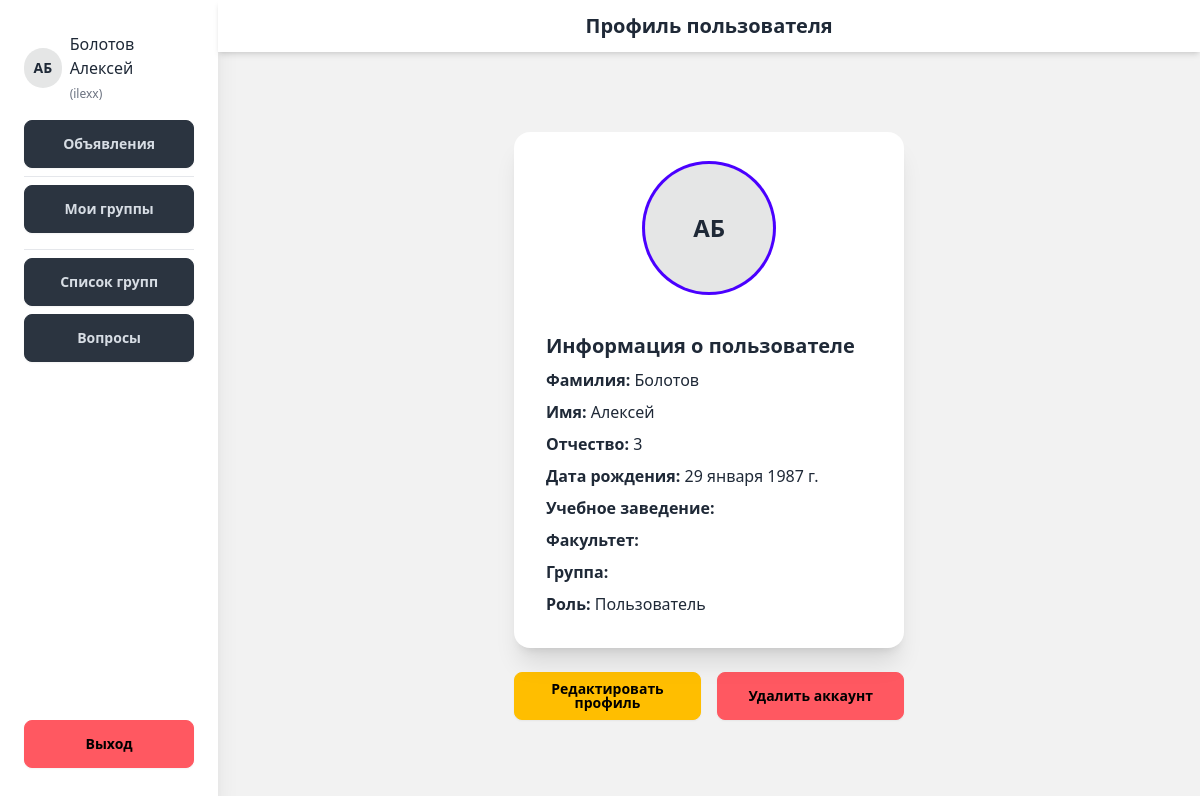
The page /accounts/profile/ (signed in) on the database its author committed.
### accounts/models.py (models this page shows, shortened)
class User(AbstractUser):
    ROLE_CHOICES = (
        ('admin', 'Администратор'),
        ('user', 'Пользователь'),
    )
    role = models.CharField(
        max_length=10,
        choices=ROLE_CHOICES,
        default='user',
        verbose_name='Роль'
    )

class Profile(models.Model):
    user = models.OneToOneField(User, on_delete=models.CASCADE, related_name='profile')
    last_name = models.CharField(max_length=100, verbose_name='Фамилия', blank=False)
    first_name = models.CharField(max_length=100, verbose_name='Имя', blank=False)
    patronymic = models.CharField(max_length=100, verbose_name='Отчество', blank=False)
    birth_date = models.DateField(null=True, blank=False, verbose_name='Дата рождения')
    institution = models.CharField(max_length=255, verbose_name='Учебное заведение', blank=True)
    faculty = models.CharField(max_length=255, verbose_name='Факультет', blank=True)
    study_group = models.CharField(max_length=255, verbose_name='Группа', blank=True)
    photo = models.ImageField(upload_to='profile_photos/', blank=True, null=True, verbose_name='Фото профиля')

### accounts/views.py (the view)
# urls.py: path('profile/', views.profile_view, name='profile'), # Профиль пользователя
@login_required
def profile_view(request):
    profile = request.user.profile
    if request.method == 'POST' and 'photo' in request.FILES:
        profile.photo = request.FILES['photo']
        profile.save()
        messages.success(request, 'Фото профиля обновлено.')
        return redirect('accounts:profile')
    return render(request, 'accounts/profile.html', {
        'profile': profile,
        'is_own_profile': True
    })

### templates/accounts/profile.html (shortened to what this page needs)
{% extends 'base.html' %} {% block title %}Мой Профиль{% endblock %}
{% block page_title %}Профиль пользователя{% endblock %} {% block content %}
<div class="flex flex-col items-center justify-center min-h-[70vh] px-4 py-6">
  <div class="w-full max-w-2xl space-y-6">
    <div class="card bg-base-100 shadow-xl">
      <div class="card-body">
        <div class="flex justify-center mb-4">
          <form method="post" enctype="multipart/form-data" class="flex justify-center mb-4">
            <label for="photo-upload" class="cursor-pointer group">
              {% if profile.photo %}
                <img src="{{ profile.photo.url }}" alt="Фото профиля"
                     class="w-32 h-32 rounded-full object-cover ring ring-primary group-hover:opacity-80 transition">
              {% else %}
                <div class="w-32 h-32 rounded-full bg-base-300 flex items-center justify-center text-2xl font-bold ring ring-primary group-hover:opacity-80 transition">
                  {{ profile.first_name|first }}{{ profile.last_name|first }}
                </div>
              {% endif %}
            </label>
          </form>
        </div>
        <h2 class="card-title">Информация о пользователе</h2>
        <div class="space-y-2">
          <p><strong>Фамилия:</strong> {{ profile.last_name }}</p>
          <p><strong>Имя:</strong> {{ profile.first_name }}</p>
          <p><strong>Отчество:</strong> {{ profile.patronymic }}</p>
          <p><strong>Дата рождения:</strong> {{ profile.birth_date }}</p>
          <p><strong>Учебное заведение:</strong> {{ profile.institution }}</p>
          <p><strong>Факультет:</strong> {{ profile.faculty }}</p>
          <p><strong>Группа:</strong> {{ profile.study_group }}</p>
          <p><strong>Роль:</strong> {{ request.user.get_role_display }}</p>
        </div>
      </div>
    </div>
    {% if is_own_profile %}
    <div class="flex justify-between gap-4">
      <a href="{% url 'accounts:edit_profile' %}" class="btn btn-warning flex-1"
        >Редактировать профиль</a
      >
      <a href="{% url 'accounts:delete_account' %}" class="btn btn-error flex-1"
        >Удалить аккаунт</a
      >
    </div>
    {% endif %}
  </div>
</div>
{% endblock %}

### templates/base.html (shortened to what this page needs)
<!DOCTYPE html>
<html lang="ru">
<head>
  {% load static %}
  <link href="https://cdn.jsdelivr.net/npm/daisyui@4.10.2/dist/full.min.css" rel="stylesheet" type="text/css" />
  <script src="https://cdn.tailwindcss.com"></script>
</head>
<body class="bg-base-200 min-h-screen font-sans">
  <div class="min-h-screen flex">
    {% if user.is_authenticated %}
    <aside class="hidden md:flex flex-col justify-between w-64 bg-base-100 shadow-xl px-6 py-8">
      <div>
        <a href="{% url 'accounts:profile' %}" class="flex items-center gap-2 mb-4 hover:underline">
          {% if user.profile.photo %}
          <img src="{{ user.profile.photo.url }}" class="w-10 h-10 rounded-full object-cover ring ring-primary">
          {% else %}
          <div class="w-10 h-10 rounded-full bg-base-300 flex items-center justify-center text-sm font-bold">
            {{ user.profile.first_name|first }}{{ user.profile.last_name|first }}
          </div>
          {% endif %}
          <span class="text-left">
            {{ user.profile.last_name }} {{ user.profile.first_name }}<br>
            <span class="text-xs text-gray-500">({{ user.username }})</span>
          </span>
        </a>
        <a href="{% url 'announcements:list' %}" class="btn btn-neutral w-full">Объявления</a>
        <hr class="my-2" />
        <a href="{% url 'accounts:my_groups' %}" class="btn btn-neutral w-full mb-2">Мои группы</a>
        <hr class="my-2" />
        <a href="{% url 'groups:group_list' %}" class="btn btn-neutral w-full mb-2">Список групп</a>
        <a href="{% url 'questions:question_list' %}" class="btn btn-neutral w-full">Вопросы</a>
      </div>
      <div class="mt-8 space-y-2">
        <a href="{% url 'accounts:logout' %}" class="btn btn-error w-full">Выход</a>
      </div>
    </aside>
    {% endif %}
    <div class="flex flex-col flex-grow w-full min-h-screen">
      <header class="bg-base-100 shadow-md px-4 py-3 flex items-center justify-center relative">
        <h1 class="text-center font-semibold text-xl w-full">{% block page_title %}{% endblock %}</h1>
      </header>
      <main class="flex-grow flex items-center justify-center px-4 py-6">
        {% block content %}{% endblock %}
      </main>
    </div>
  </div>
</body>
</html>

### rows shown on the page
User: profile.first_name|first "А", profile.last_name|first "Б", profile.last_name "Болотов", profile.first_name "Алексей", username "ilexx", user.role "Пользователь"
Profile: first_name|first "А", last_name|first "Б", last_name "Болотов", first_name "Алексей", patronymic "3", birth_date "29 января 1987 г."
